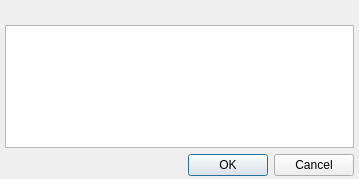
<?xml version="1.0" encoding="UTF-8"?>
<ui version="4.0">
 <class>InputTextDialogClass</class>
 <widget class="QDialog" name="InputTextDialogClass">
  <property name="windowModality">
   <enum>Qt::WindowModal</enum>
  </property>
  <property name="geometry">
   <rect>
    <x>0</x>
    <y>0</y>
    <width>359</width>
    <height>179</height>
   </rect>
  </property>
  <layout class="QVBoxLayout" name="verticalLayout">
   <property name="leftMargin">
    <number>5</number>
   </property>
   <property name="topMargin">
    <number>5</number>
   </property>
   <property name="rightMargin">
    <number>5</number>
   </property>
   <property name="bottomMargin">
    <number>3</number>
   </property>
   <item>
    <widget class="QLabel" name="lblCaptionl">
     <property name="wordWrap">
      <bool>true</bool>
     </property>
    </widget>
   </item>
   <item>
    <widget class="QPlainTextEdit" name="pteText"/>
   </item>
   <item>
    <widget class="QDialogButtonBox" name="dbbButtons">
     <property name="standardButtons">
      <set>QDialogButtonBox::Cancel|QDialogButtonBox::Ok</set>
     </property>
    </widget>
   </item>
  </layout>
 </widget>
 <layoutdefault spacing="6" margin="11"/>
 <resources/>
 <connections/>
</ui>
